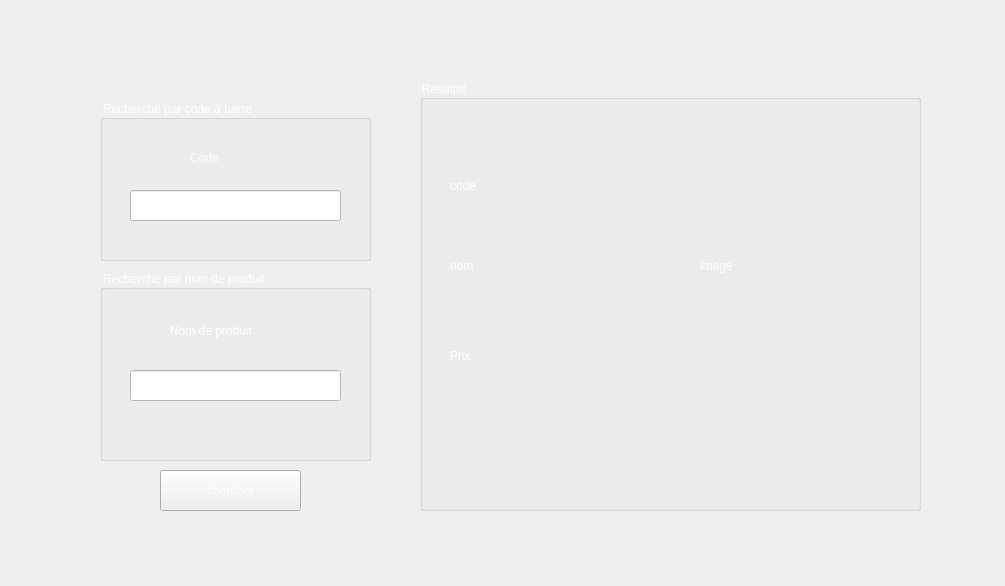
<?xml version="1.0" encoding="UTF-8"?>
<ui version="4.0">
 <class>Form</class>
 <widget class="QWidget" name="Form">
  <property name="geometry">
   <rect>
    <x>0</x>
    <y>0</y>
    <width>1005</width>
    <height>586</height>
   </rect>
  </property>
  <property name="windowTitle">
   <string>Form</string>
  </property>
  <property name="styleSheet">
   <string notr="true">background-image:url(C:/Users/user/Documents/ForStore/SL-043021-42650-28.png);</string>
  </property>
  <widget class="QGroupBox" name="groupBox">
   <property name="geometry">
    <rect>
     <x>420</x>
     <y>80</y>
     <width>501</width>
     <height>431</height>
    </rect>
   </property>
   <property name="styleSheet">
    <string notr="true">font: 12pt &quot;Algerian&quot;;
color: rgb(255, 255, 255);
background:transparent;</string>
   </property>
   <property name="title">
    <string>Résultat</string>
   </property>
   <widget class="QLabel" name="photo">
    <property name="geometry">
     <rect>
      <x>280</x>
      <y>70</y>
      <width>171</width>
      <height>231</height>
     </rect>
    </property>
    <property name="styleSheet">
     <string notr="true">background:transparent;</string>
    </property>
    <property name="text">
     <string>image</string>
    </property>
   </widget>
   <widget class="QLabel" name="code">
    <property name="geometry">
     <rect>
      <x>30</x>
      <y>90</y>
      <width>201</width>
      <height>31</height>
     </rect>
    </property>
    <property name="styleSheet">
     <string notr="true">background:transparent;</string>
    </property>
    <property name="text">
     <string>code</string>
    </property>
   </widget>
   <widget class="QLabel" name="name">
    <property name="geometry">
     <rect>
      <x>30</x>
      <y>170</y>
      <width>201</width>
      <height>31</height>
     </rect>
    </property>
    <property name="styleSheet">
     <string notr="true">background:transparent;</string>
    </property>
    <property name="text">
     <string>nom</string>
    </property>
   </widget>
   <widget class="QLabel" name="prix">
    <property name="geometry">
     <rect>
      <x>30</x>
      <y>260</y>
      <width>201</width>
      <height>31</height>
     </rect>
    </property>
    <property name="styleSheet">
     <string notr="true">background:transparent;</string>
    </property>
    <property name="text">
     <string>Prix</string>
    </property>
   </widget>
  </widget>
  <widget class="QGroupBox" name="groupBox_2">
   <property name="geometry">
    <rect>
     <x>100</x>
     <y>100</y>
     <width>271</width>
     <height>161</height>
    </rect>
   </property>
   <property name="styleSheet">
    <string notr="true">color: rgb(255, 255, 255);
font: 12pt &quot;Algerian&quot;;
background:transparent;</string>
   </property>
   <property name="title">
    <string>Recherche par code à barre</string>
   </property>
   <widget class="QLabel" name="label">
    <property name="geometry">
     <rect>
      <x>90</x>
      <y>50</y>
      <width>91</width>
      <height>16</height>
     </rect>
    </property>
    <property name="text">
     <string>Code</string>
    </property>
   </widget>
   <widget class="QLineEdit" name="cod">
    <property name="geometry">
     <rect>
      <x>30</x>
      <y>90</y>
      <width>211</width>
      <height>31</height>
     </rect>
    </property>
    <property name="styleSheet">
     <string notr="true">background-color: rgb(255, 255, 255);
color: rgb(0, 0, 0);</string>
    </property>
   </widget>
  </widget>
  <widget class="QGroupBox" name="groupBox_3">
   <property name="geometry">
    <rect>
     <x>100</x>
     <y>270</y>
     <width>271</width>
     <height>191</height>
    </rect>
   </property>
   <property name="styleSheet">
    <string notr="true">color: rgb(255, 255, 255);
font: 12pt &quot;Algerian&quot;;
background:transparent;</string>
   </property>
   <property name="title">
    <string>Recherche par nom de produit:</string>
   </property>
   <widget class="QLabel" name="label_2">
    <property name="geometry">
     <rect>
      <x>70</x>
      <y>50</y>
      <width>131</width>
      <height>21</height>
     </rect>
    </property>
    <property name="text">
     <string>Nom de produit</string>
    </property>
   </widget>
   <widget class="QLineEdit" name="nom">
    <property name="geometry">
     <rect>
      <x>30</x>
      <y>100</y>
      <width>211</width>
      <height>31</height>
     </rect>
    </property>
    <property name="styleSheet">
     <string notr="true">background-color: rgb(255, 255, 255);
color: rgb(0, 0, 0);</string>
    </property>
   </widget>
  </widget>
  <widget class="QPushButton" name="btn">
   <property name="geometry">
    <rect>
     <x>160</x>
     <y>470</y>
     <width>141</width>
     <height>41</height>
    </rect>
   </property>
   <property name="styleSheet">
    <string notr="true">color: rgb(255, 255, 255);
font: 12pt &quot;Algerian&quot;;</string>
   </property>
   <property name="text">
    <string>chercher</string>
   </property>
  </widget>
 </widget>
 <resources/>
 <connections/>
</ui>
